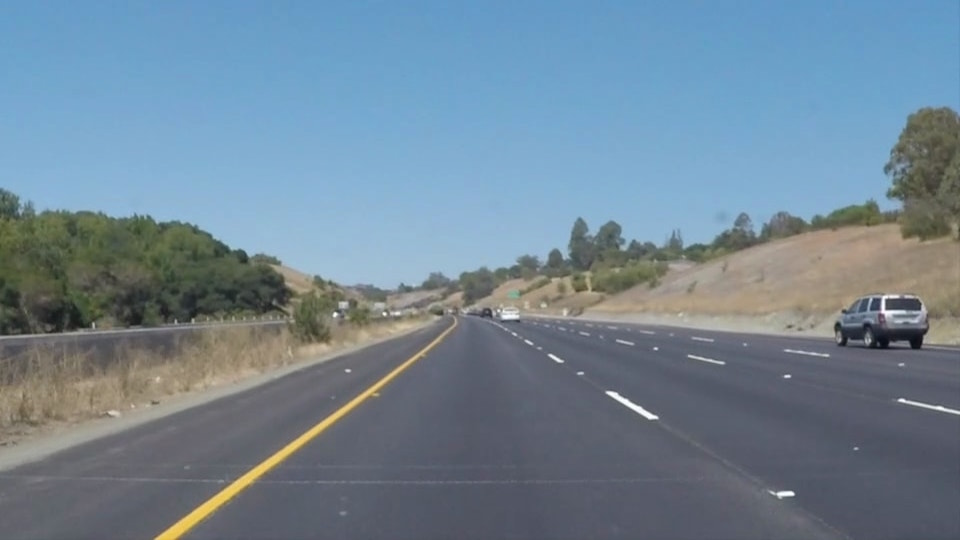
#> input picture LaneFinding/data/images/solidYellowCurve.jpg, 960 x 540 px, found by its file name
$ python lane_finder.py
#> lines starting #> are read from the running program, lines starting #| are printed output that depends on the picture; after the words box and inside, x2 and y2 are one past the last pixel; in counts of white or black regions, pixels touching at a corner belong together
#> further down, image is the input picture: shape (540, 960, 3); mean R, G, B 113, 133.4, 149
#| The image is of shape: (540, 960, 3)  of type: <class 'numpy.ndarray'>
### LaneFinding/utils.py
import numpy as np

# [46 lines left out: functions extend_lines, lanelinefilter, not called in this run]

def slopefilter(lines):
    """
    """
    sloped_lines = []
    if lines.shape[0] < 2:
        return lines
    for line in lines:
        for x1,y1,x2,y2 in line:
            dx = x2-x1
            dy = y2-y1
            if dx!=0:
                if 0.2<=np.abs(dy/dx)<=3:
                    sloped_lines.append(line)
    return np.array(sloped_lines)


# [88 lines left out: functions interpolate, interpolate_avearage, not called in this run]


### LaneFinding/lane_finder.py
import numpy as np
import matplotlib.pyplot as plt
import matplotlib.image as mpimg
import cv2
import utils

#Helper Function


def lane_detection_pipeline(image):
    """ Takes a RGB image as input,
        and gives an RGB image with lines drawn on the lane lines.

        Input is a numpy nd array of dimension [x,y,3]"""

    #we first convert our image to a grayscale image
    gray = cv2.cvtColor(image,cv2.COLOR_RGB2GRAY)
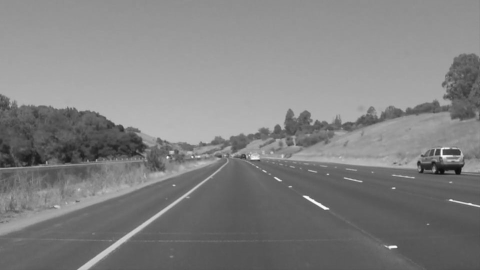
#> gray: shape (540, 960) (shown at 1/2 size); min 11, max 254, mean 129.1
    ysize,xsize = gray.shape
    plt.imshow(gray,cmap='Greys_r')
    plt.show()

    #apply the gaussian blur
    kernel_size = 5
    blurred_gray = cv2.GaussianBlur(gray,(kernel_size,kernel_size),0)

    #apply the canny edge detection
    high_threshold = 100
    low_threshold = 50
    edges = cv2.Canny(blurred_gray,low_threshold,high_threshold)
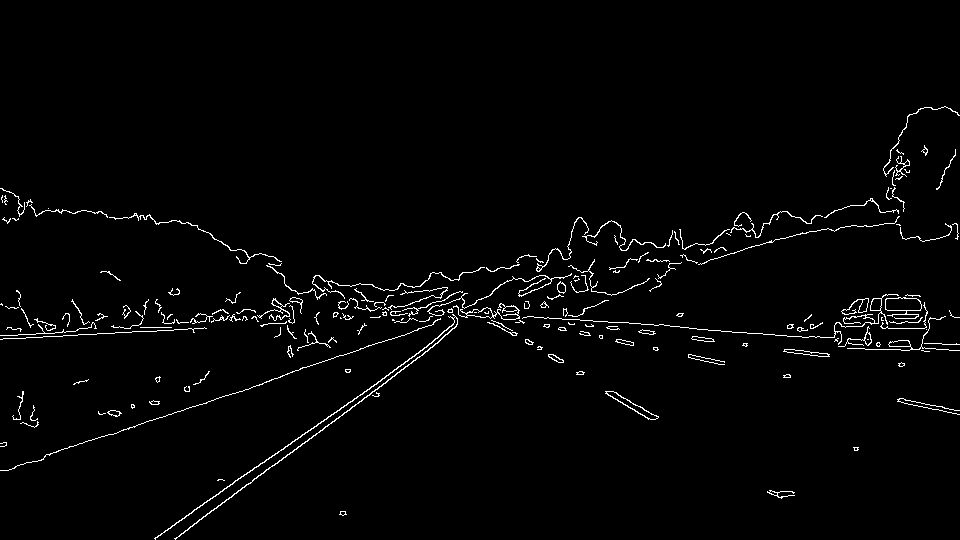
#> edges: shape (540, 960); 2% white in thin lines or dots, all inside (x1, y1, x2, y2) = (0, 106, 960, 540)
    plt.imshow(edges,cmap='Greys_r')
    plt.show()

    #get the region of interest
    mask = np.zeros_like(edges)
    ignore_mask_color = 1
    vertices = np.array([[(0,ysize),(5*xsize/11,ysize/3),(6*xsize/11,ysize/3),(xsize,ysize)]],dtype=np.int32)
    cv2.fillPoly(mask,vertices,ignore_mask_color)
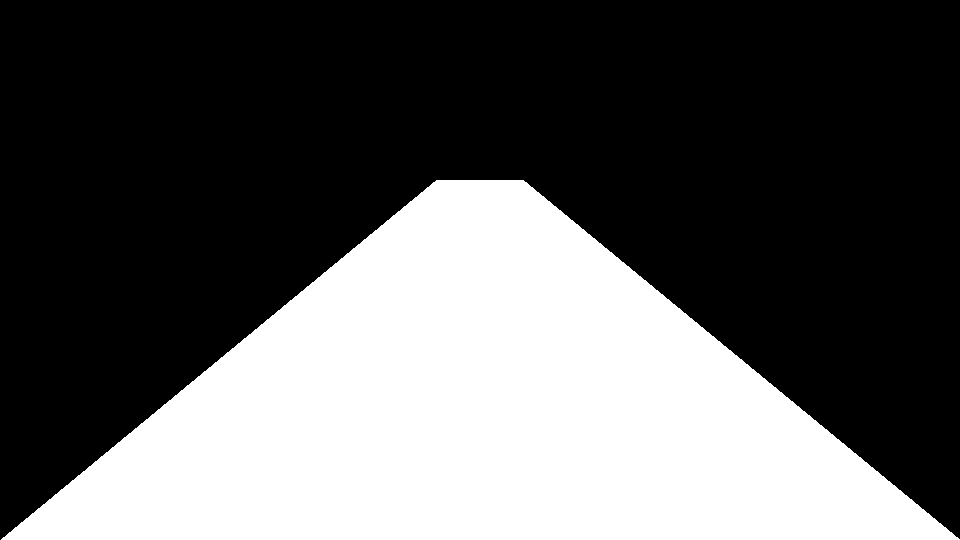
#> mask: shape (540, 960); values 0 (black) and 1 (white), 36.4% white; 1 white region, box (x1, y1, x2, y2) and area: (1, 180, 960, 540) 188537
    masked_edges = cv2.bitwise_and(edges, mask)
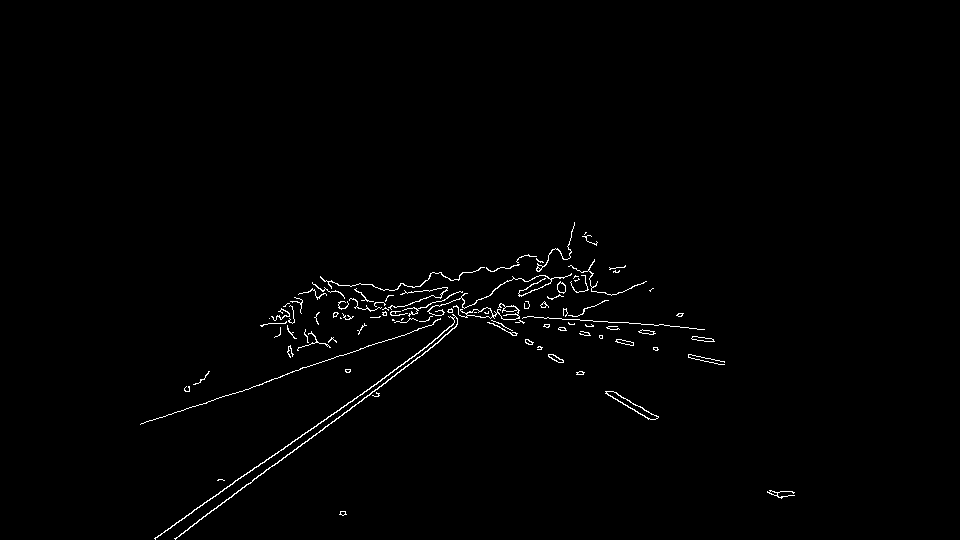
#> masked_edges: shape (540, 960); values 0 (black) and 1 (white), 0.95% white in thin lines or dots, all inside (x1, y1, x2, y2) = (140, 222, 795, 540)
    plt.imshow(masked_edges,cmap='Greys_r')
    plt.show()

    #applying Hough transform to draw lines
    rho = 1
    theta = np.pi/180
    threshold = 1
    min_line_length = 10
    max_line_gap = 1
    line_image = np.zeros_like(image)

    lines = cv2.HoughLinesP(masked_edges,rho,theta,threshold,np.array([]),min_line_length,max_line_gap)
#> lines = 54 rows, first 6: [565, 319, 622, 322], [243, 476, 385, 377], [201, 404, 226, 395], [264, 471, 278, 462], [185, 517, 207, 500], [648, 412, 658, 416]

    filtered_lines = utils.slopefilter(lines)
#> the loop in slopefilter, `for line in lines:` made 54 passes
#> after the loop in slopefilter, `for line in lines:`: sloped_lines = 39 items, first 6: [[243, 476, 385, 377]], [[201, 404, 226, 395]], [[264, 471, 278, 462]], [[185, 517, 207, 500]], [[648, 412, 658, 416]], [[635, 404, 646, 411]]
#> filtered_lines = 39 rows, first 6: [243, 476, 385, 377], [201, 404, 226, 395], [264, 471, 278, 462], [185, 517, 207, 500], [648, 412, 658, 416], [635, 404, 646, 411]
    #filtered_line = utils.lanelinefilter(lines,ysize,xsize)
    #filtered_line_1 = utils.extend_lines(filtered_line,ysize)
    #final_lines = utils.interpolate(filtered_line_2,xsize,ysize)

    for line in filtered_lines:
        for x1,y1,x2,y2 in line:
            cv2.line(line_image,(x1,y1),(x2,y2),(255,0,0),10)
#> this loop made 39 passes
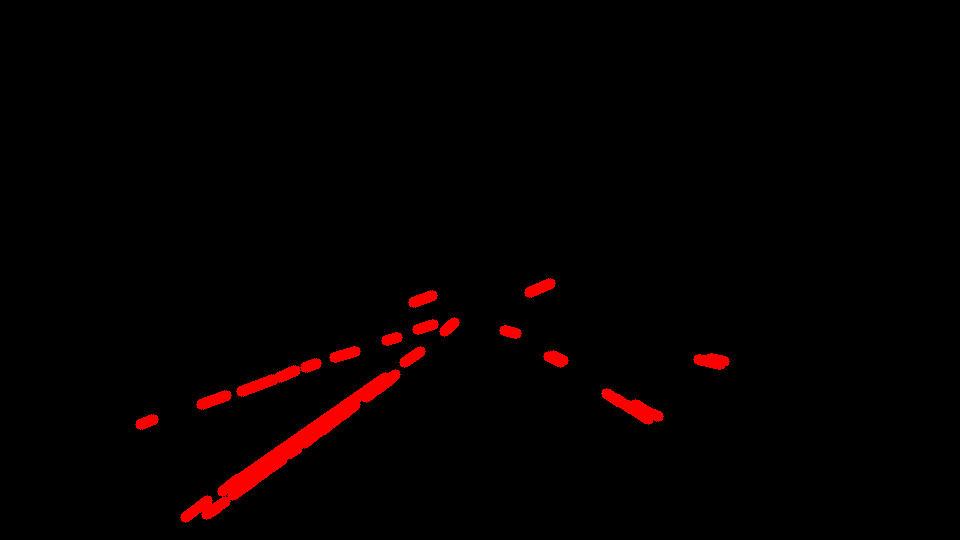
#> line_image: shape (540, 960, 3); mean of channels 0, 1, 2 4.8, 0, 0; drawn as R, G, B

    color_edges = np.dstack((masked_edges, masked_edges, masked_edges))
    combo = cv2.addWeighted(color_edges, 0.8, line_image, 1, 0)
    plt.imshow(combo)
    plt.show()

image  = mpimg.imread(r"G:\SelfDrivingcarsPractice\LaneFinding\data\images\solidYellowCurve.jpg")
print("The image is of shape:",image.shape," of type:",type(image))
lane_detection_pipeline(image)

$ run again, with LaneFinding/data/images/solidWhiteCurve.jpg copied over LaneFinding/data/images/solidYellowCurve.jpg
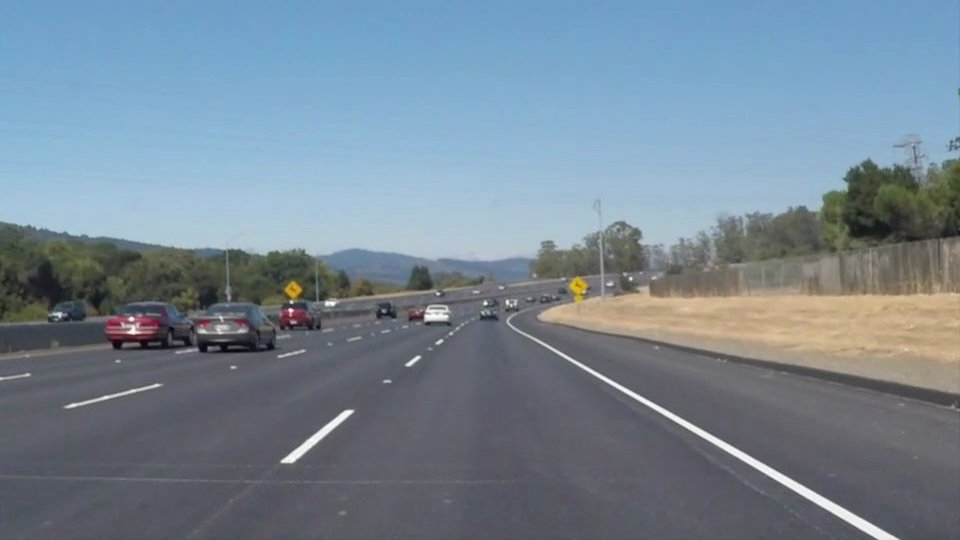
#> input picture LaneFinding/data/images/solidWhiteCurve.jpg, 960 x 540 px, found by its file name
#> image is the input picture: shape (540, 960, 3); mean R, G, B 118.5, 134.5, 148.1
#| The image is of shape: (540, 960, 3)  of type: <class 'numpy.ndarray'>
#> in lane_detection_pipeline, `edges = cv2.Canny(blurred_gray,low_threshold,high_threshold)`:
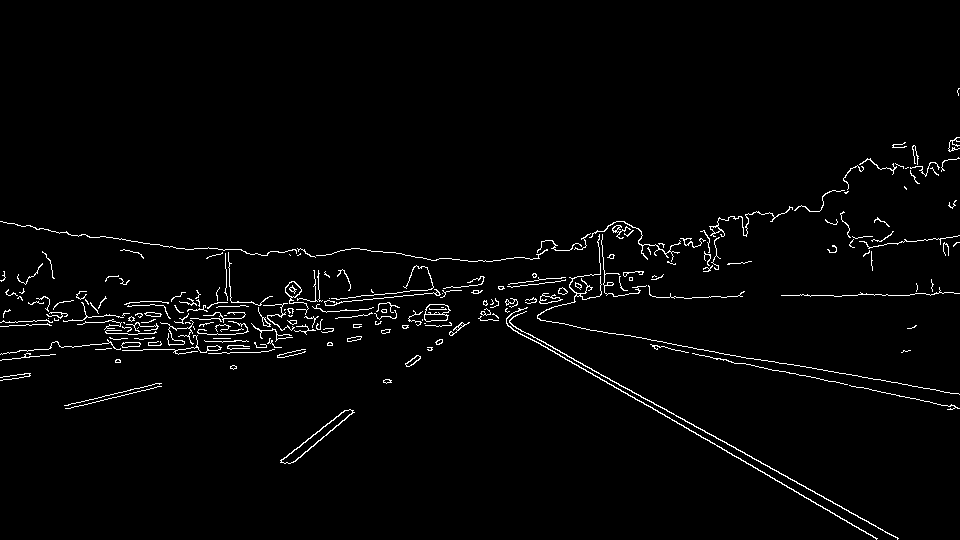
#> edges: shape (540, 960); 2.1% white in thin lines or dots, all inside (x1, y1, x2, y2) = (0, 88, 960, 540)
#> mask: shape (540, 960); values 0 (black) and 1 (white), 36.4% white; 1 white region, box (x1, y1, x2, y2) and area: (1, 180, 960, 540) 188537
#> masked_edges: shape (540, 960); values 0 (black) and 1 (white), 0.97% white in thin lines or dots, all inside (x1, y1, x2, y2) = (227, 234, 899, 540)
#> lines = 49 rows, first 6: [331, 305, 341, 301], [568, 360, 877, 538], [529, 334, 724, 442], [718, 438, 752, 458], [657, 346, 667, 347], [719, 353, 737, 356]
#> the loop in slopefilter, `for line in lines:` made 49 passes
#> after the loop in slopefilter, `for line in lines:`: sloped_lines = 24 items, first 6: [[331, 305, 341, 301]], [[568, 360, 877, 538]], [[529, 334, 724, 442]], [[718, 438, 752, 458]], [[314, 444, 334, 428]], [[449, 333, 461, 323]]
#> filtered_lines = 24 rows, first 6: [331, 305, 341, 301], [568, 360, 877, 538], [529, 334, 724, 442], [718, 438, 752, 458], [314, 444, 334, 428], [449, 333, 461, 323]
#> the loop in lane_detection_pipeline, `for line in filtered_lines:` made 24 passes
#> after the loop in lane_detection_pipeline, `for line in filtered_lines:`:
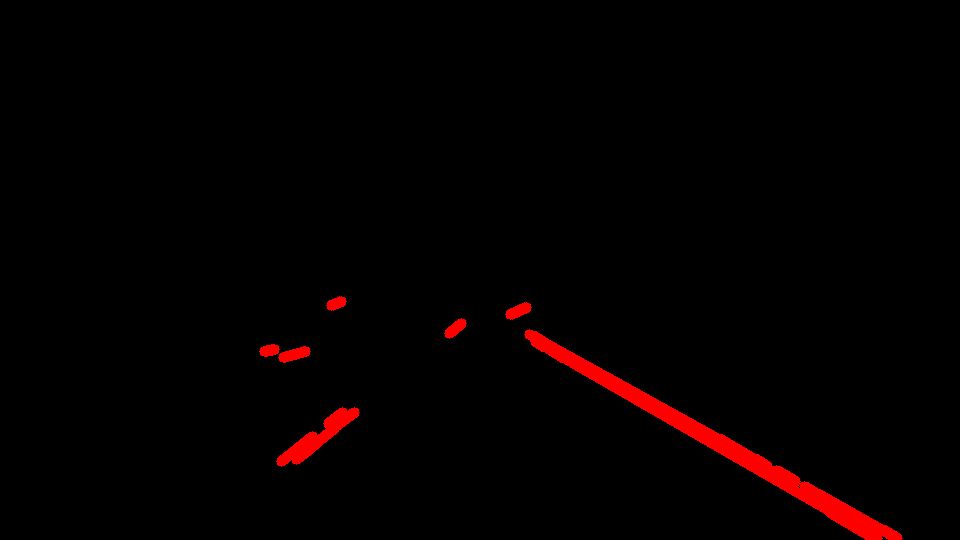
#> line_image: shape (540, 960, 3); mean of channels 0, 1, 2 4.9, 0, 0; drawn as R, G, B

$ run again, with LaneFinding/data/images/solidWhiteRight.jpg copied over LaneFinding/data/images/solidYellowCurve.jpg
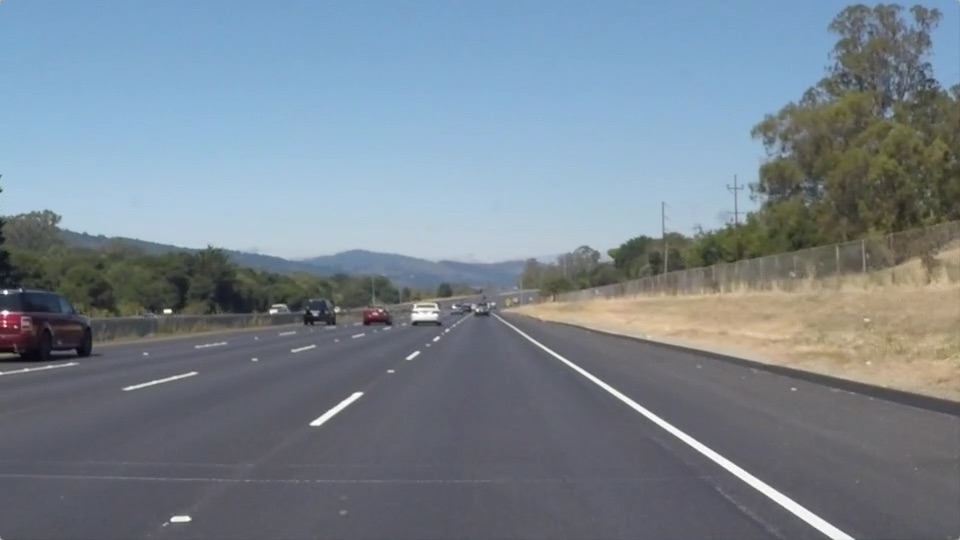
#> input picture LaneFinding/data/images/solidWhiteRight.jpg, 960 x 540 px, found by its file name
#> image is the input picture: shape (540, 960, 3); mean R, G, B 120.3, 132.6, 143.7
#| The image is of shape: (540, 960, 3)  of type: <class 'numpy.ndarray'>
#> in lane_detection_pipeline, `edges = cv2.Canny(blurred_gray,low_threshold,high_threshold)`:
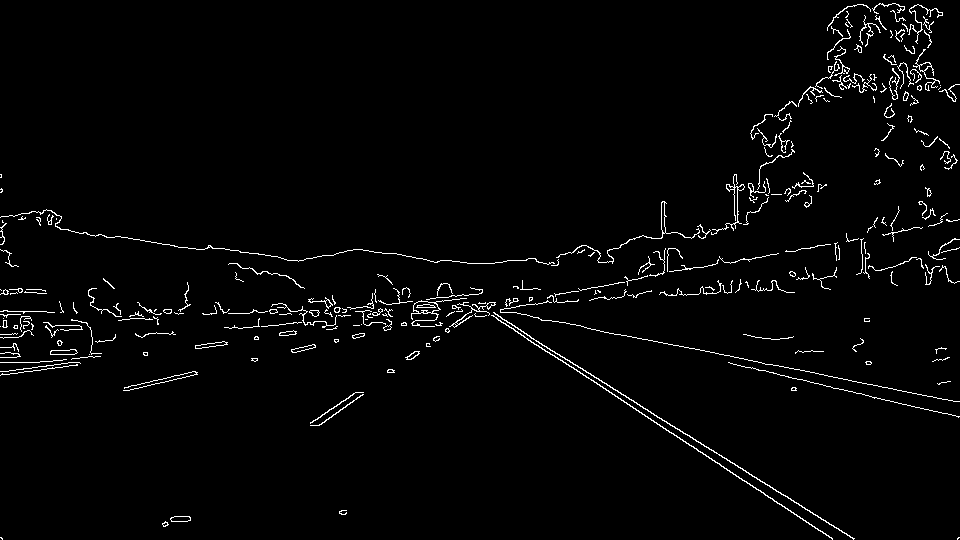
#> edges: shape (540, 960); 2.3% white in thin lines or dots
#> mask: shape (540, 960); values 0 (black) and 1 (white), 36.4% white; 1 white region, box (x1, y1, x2, y2) and area: (1, 180, 960, 540) 188537
#> masked_edges: shape (540, 960); values 0 (black) and 1 (white), 0.77% white in thin lines or dots, all inside (x1, y1, x2, y2) = (2, 245, 959, 540)
#> lines = 49 rows, first 6: [363, 250, 373, 251], [773, 500, 787, 508], [721, 354, 738, 357], [555, 357, 596, 382], [493, 315, 534, 344], [596, 377, 677, 429]
#> the loop in slopefilter, `for line in lines:` made 49 passes
#> after the loop in slopefilter, `for line in lines:`: sloped_lines = 30 items, first 6: [[773, 500, 787, 508]], [[555, 357, 596, 382]], [[493, 315, 534, 344]], [[596, 377, 677, 429]], [[810, 512, 825, 520]], [[688, 443, 715, 462]]
#> filtered_lines = 30 rows, first 6: [773, 500, 787, 508], [555, 357, 596, 382], [493, 315, 534, 344], [596, 377, 677, 429], [810, 512, 825, 520], [688, 443, 715, 462]
#> the loop in lane_detection_pipeline, `for line in filtered_lines:` made 30 passes
#> after the loop in lane_detection_pipeline, `for line in filtered_lines:`:
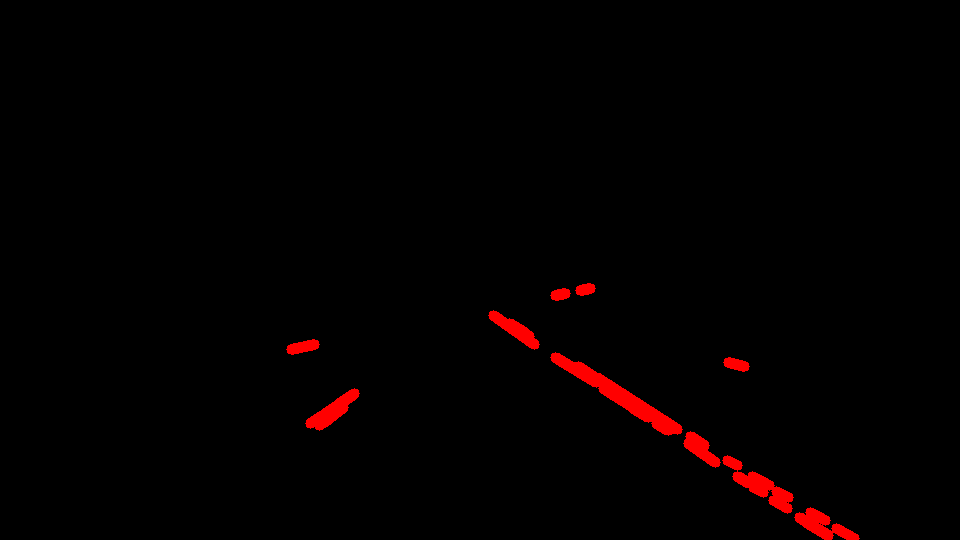
#> line_image: shape (540, 960, 3); mean of channels 0, 1, 2 3.8, 0, 0; drawn as R, G, B
